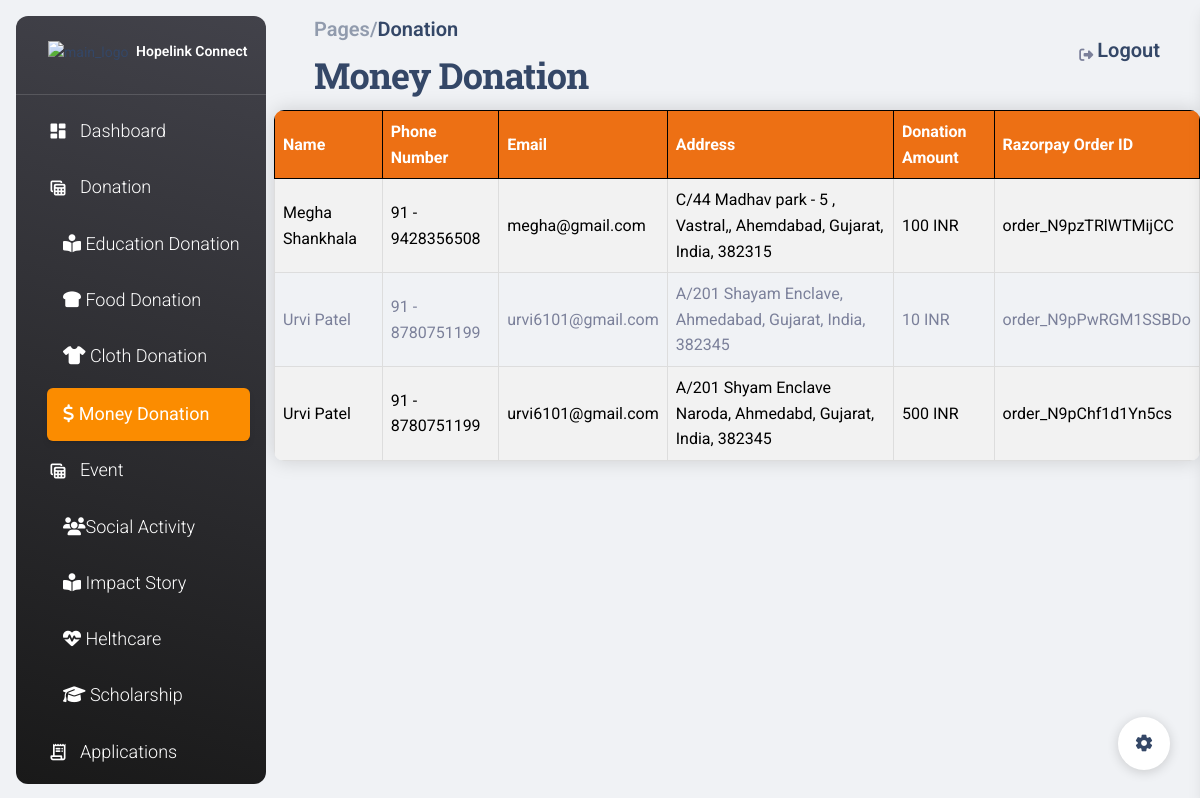
Page /admin_moneydonation/ on the earlier database version.
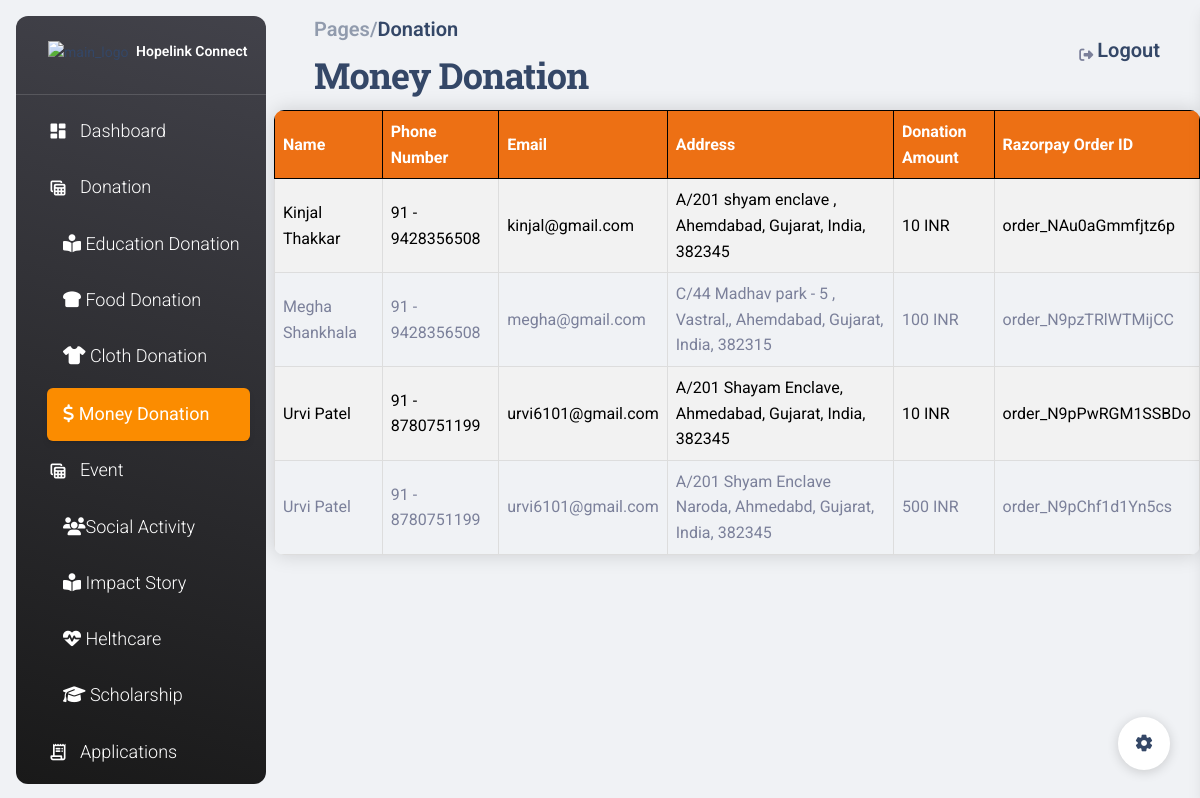
Same page on the later database version.
### ngo/models.py (models this page shows, shortened)
class MoneyDonation(models.Model):
    formType = models.CharField(max_length=255)
    username = models.CharField(max_length=100)
    name = models.CharField(max_length=100)
    ph_code = models.CharField(max_length=3)
    phone_number = models.CharField(max_length=10)
    email = models.EmailField()
    address = models.CharField(max_length=255)
    city = models.CharField(max_length=255)
    state = models.CharField(max_length=255)
    area_code = models.CharField(max_length=10)
    donation_amount = models.IntegerField()
    razorpay_order_id = models.CharField(max_length=255)
    currency = models.CharField(max_length=255)
    country= models.CharField(max_length=50)

### ngo/views.py (the view)
# urls.py: path('admin_moneydonation/', views.admin_money, name='admin_moneydonation'),
def admin_money(request):
    money_donation = MoneyDonation.objects.all().order_by('-id')
    context = {
        'money_donation':money_donation,
    }
    return render(request, 'ngo/admin_moneydonation.html', context)

### ngo/templates/ngo/admin_moneydonation.html (shortened to what this page needs)
{% extends 'adminbase.html' %}
{% load static %}
{% block content %}
<nav class="navbar navbar-main navbar-expand-lg px-0 mx-4 shadow-none border-radius-xl" id="navbarBlur" navbar-scroll="true">
  <div class="container-fluid py-1 px-3">
    <nav aria-label="breadcrumb">
      <ol class="breadcrumb bg-transparent mb-0 pb-0 pt-1 px-0 me-sm-6 me-5">
        <li class="breadcrumb-item text-sm"><a class="opacity-5 text-dark" href="javascript:;"><h5>Pages/</h5></a></li>
        <li aria-current="page"><h5>Donation</h5></li>
      </ol>
      <h2 class="font-weight-bolder mb-0">Money Donation</h2>
    </nav>
    <div class="collapse navbar-collapse mt-sm-0 mt-2 me-md-0 me-sm-4" id="navbar">
      <div class="ms-md-auto pe-md-3 d-flex align-items-center">
        <div class="input-group input-group-outline">
          <label class="form-label"></label>
        </div>
      </div>
      <ul class="navbar-nav  justify-content-end">
        <li class="nav-item d-flex align-items-center">
          <a href="javascript:;" class="nav-link text-body font-weight-bold px-0">
            <i class="fa fa-sign-out me-sm-1"></i>
            <a href="{% url 'login' %}"><span class="d-sm-inline d-none"><h5>Logout</h5></span></a>
          </a>
        </li>
      </ul>
    </div>
  </div>
</nav>
<section class="user-donation-section">
  <table class="custom-table money-donation-table">
      <tr>
          <th>Name</th>
          <th>Phone Number</th>
          <th>Email</th>
          <th>Address</th>
          <th>Donation Amount</th>
          <th>Razorpay Order ID</th>
      </tr>
      {% for money_donation in money_donation %}
      <tr>
          <td>{{ money_donation.name }}</td>
          <td>{{ money_donation.ph_code }} - {{ money_donation.phone_number }}</td>
          <td>{{ money_donation.email }}</td>
          <td>{{ money_donation.address }}, {{ money_donation.city }}, {{ money_donation.state }}, {{ money_donation.country }}, {{ money_donation.area_code }}</td>
          <td>{{ money_donation.donation_amount }} INR</td>
          <td>{{ money_donation.razorpay_order_id }}</td>
      </tr>
      {% endfor %}
  </table>
</section>
{% endblock %}

Differences in the rows shown:
added MoneyDonation: name "Kinjal Thakkar", ph_code "91", phone_number "9428356508", email "kinjal@gmail.com", address "A/201 shyam enclave", city "Ahemdabad", state "Gujarat", country "India", area_code "382345", donation_amount "10", razorpay_order_id "order_NAu0aGmmfjtz6p"
